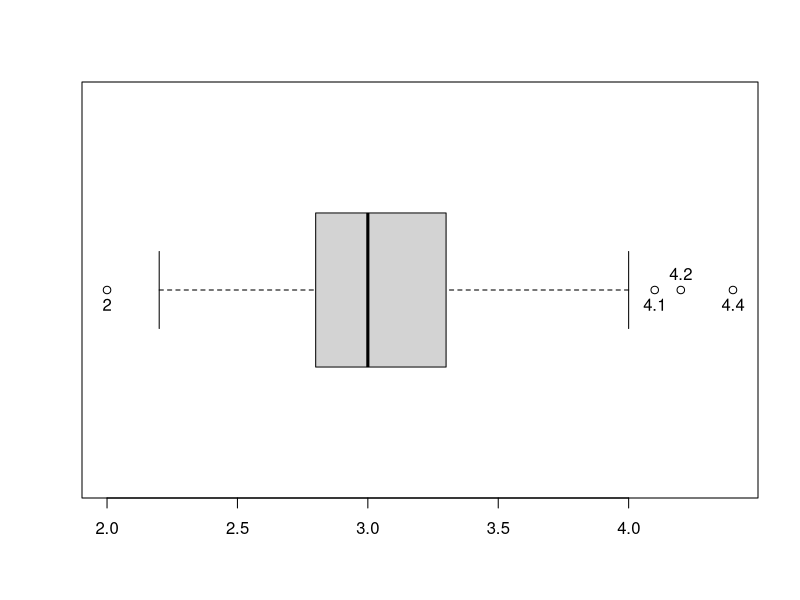
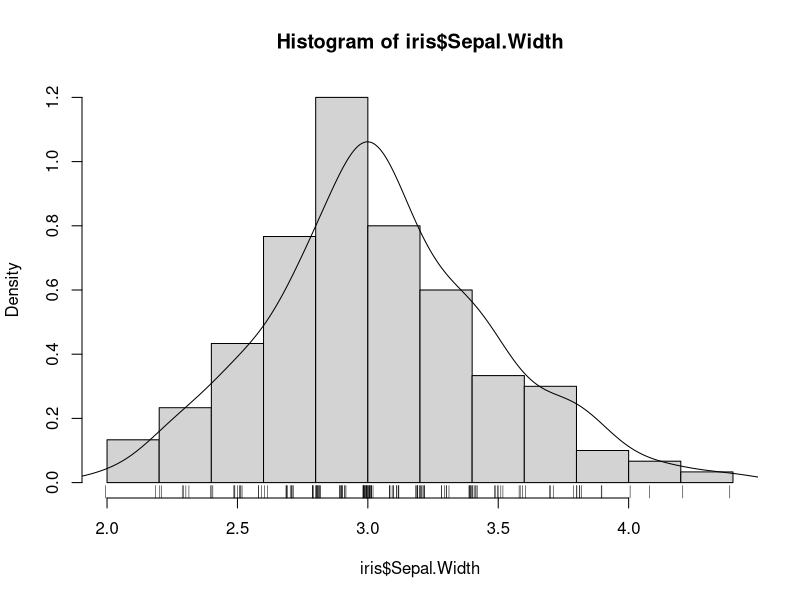
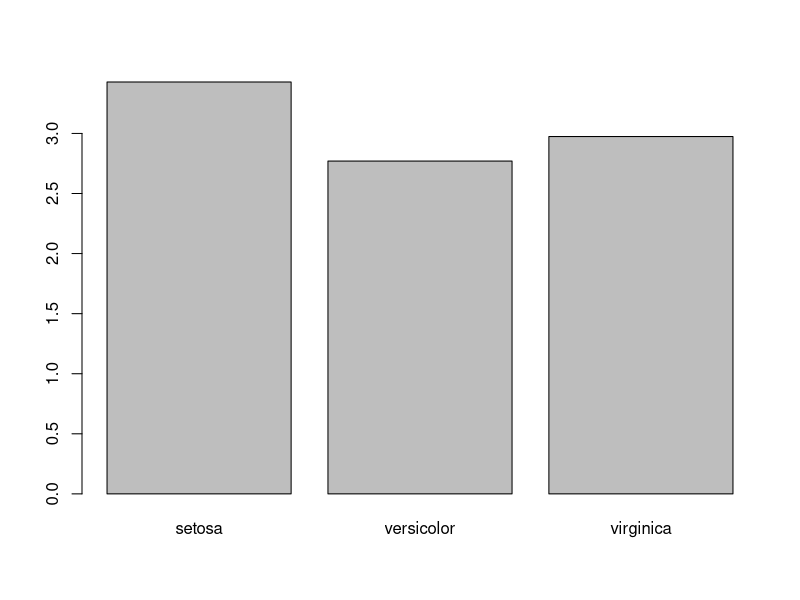
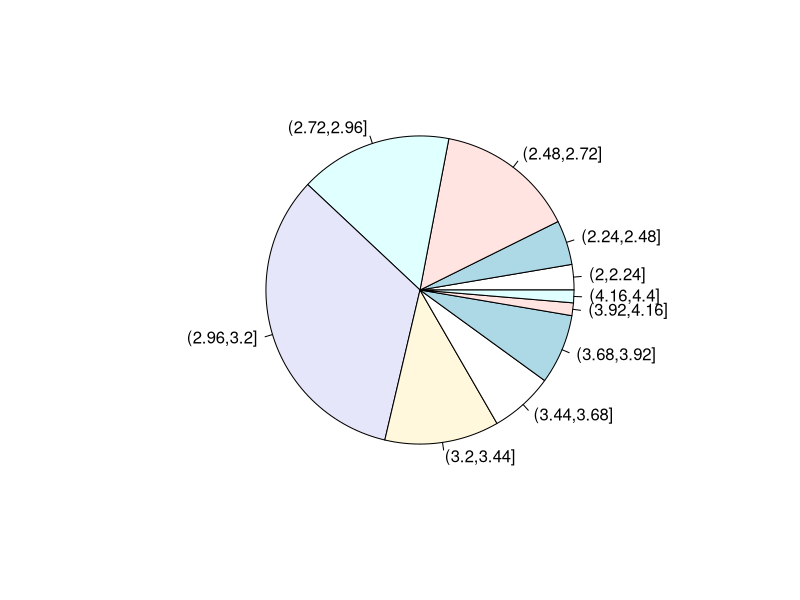
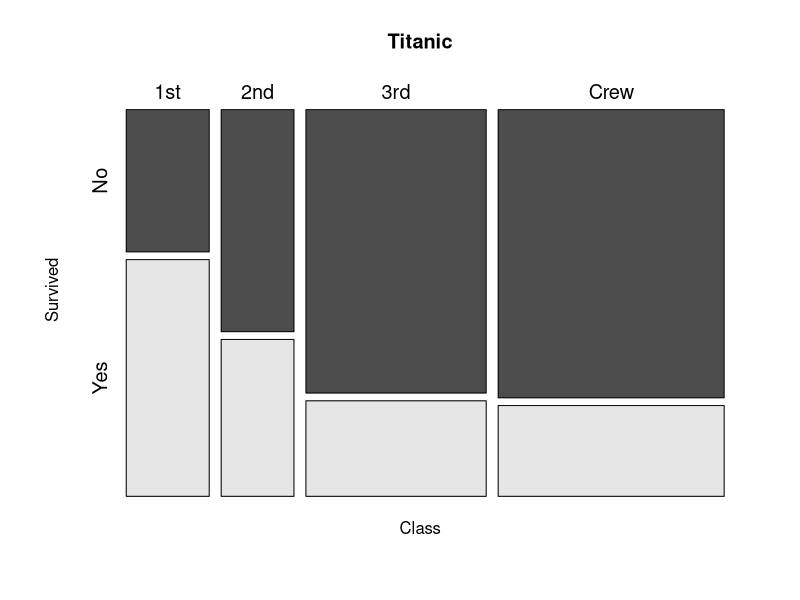
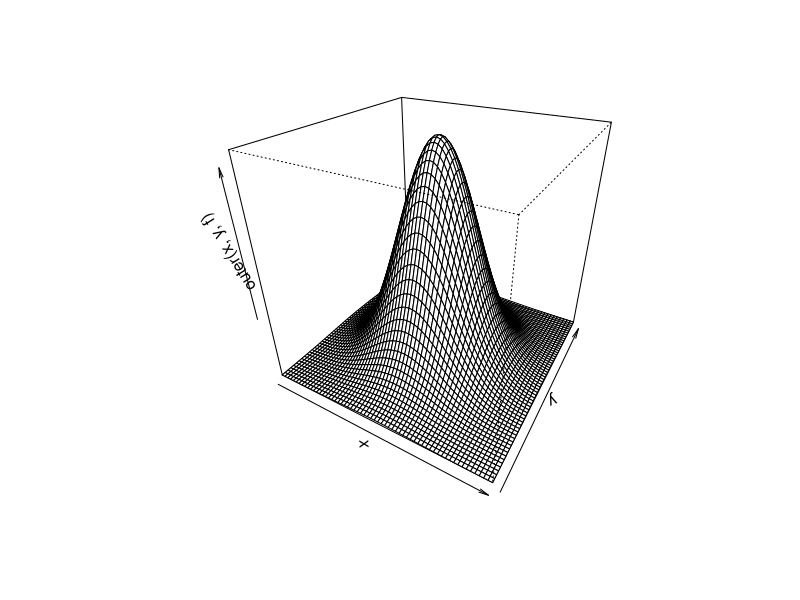
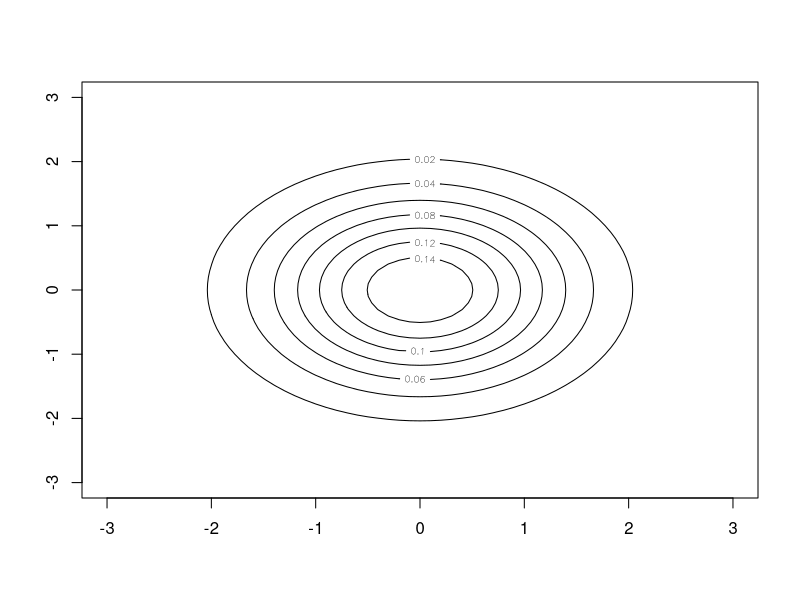
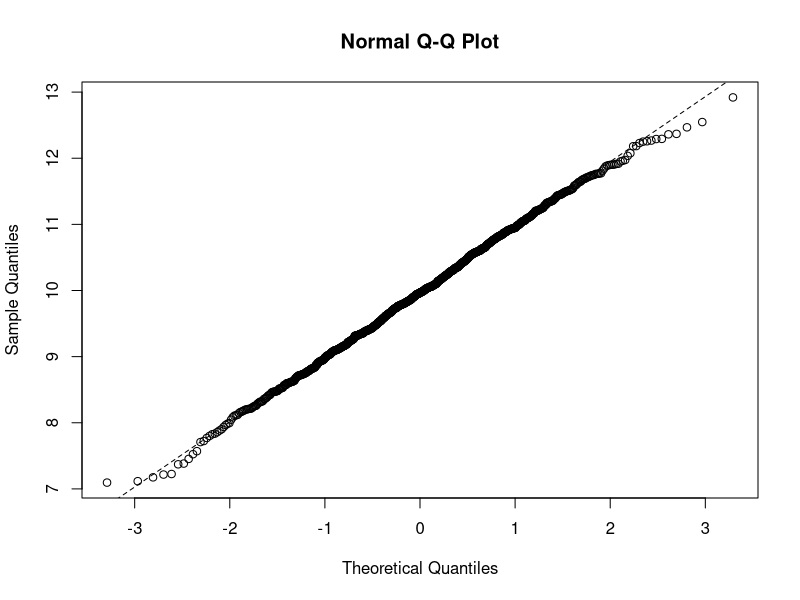

The R source for these figures, in order:

boxstats <- boxplot(iris$Sepal.Width, horizontal=TRUE)
text(boxstats$out, rep(1, NROW(boxstats$out)), labels=boxstats$out, pos=c(1,1,3,1))

hist(iris$Sepal.Width, freq=FALSE)
lines(density(iris$Sepal.Width))
rug(jitter(iris$Sepal.Width))

barplot(tapply(iris$Sepal.Width, iris$Species, mean))

pie(table(cut(iris$Sepal.Width, breaks=10)))

mosaicplot(~ Class + Survived, data=Titanic, color=TRUE, cex=1.2)

library(mvtnorm)
x <- seq(-3, 3, .1)
y <- x
f <- function(x, y) { dmvnorm(cbind(x, y))}
persp(x, y, outer(x, y, f), theta=30, phi=30)

contour(x, y, outer(x, y, f))


dpois(3, 1)
(1^3 * exp(-1)) / (factorial(3))
pnorm(0)
qnorm(0.5)

mean(1:5)
var(1:5)
sum((1:5-mean(1:5))^2)/(5-1)
sd(1:5)


library(sampling)
strata(c("Species"), size=c(3, 1, 1), method="srswr", data=iris)

d <- data.frame(x=c("1", "2", "2", "1"),
                y=c("A", "B", "A", "B"),
                num=c(3, 5, 8, 7))
xt <- (xtabs(num ~ x + y, data=d))
margin.table(xt, 1)
margin.table(xt, 2)
margin.table(xt)

prop.table(xt, 1)
prop.table(xt, 2)
prop.table(xt)


library(MASS)
data(survey)
head(survey[c("Sex", "Exer")])
chisq.test(xtabs(~ Sex + Exer, data=survey))

x <- xtabs(~W.Hnd + Clap, data=survey)
chisq.test(x)
fisher.test(x)
help(menemar.test)
?menemar.test

Performance <- matrix(c(794, 86, 150, 570),
                        nrow = 2,
                        dimnames = list(
                          "1st Survey" = c("Approve", "Disapprove"),
                          "2nd Survey" = c("Approve", "Disapprove")))
                        
Performance
mcnemar.test(Performance)

# Chapter 7
table(survey$W.Hnd)
chisq.test(table(survey$W.Hnd), p=c(.3, .7))

shapiro.test(rnorm(1000))

ks.test(rnorm(100), runif(100))

x <- rnorm(1000, mean=10, sd=1)
qqnorm(x)
qqline(x, lty=2)

x <- runif(1000)
qqnorm(x)
qqline(x)
